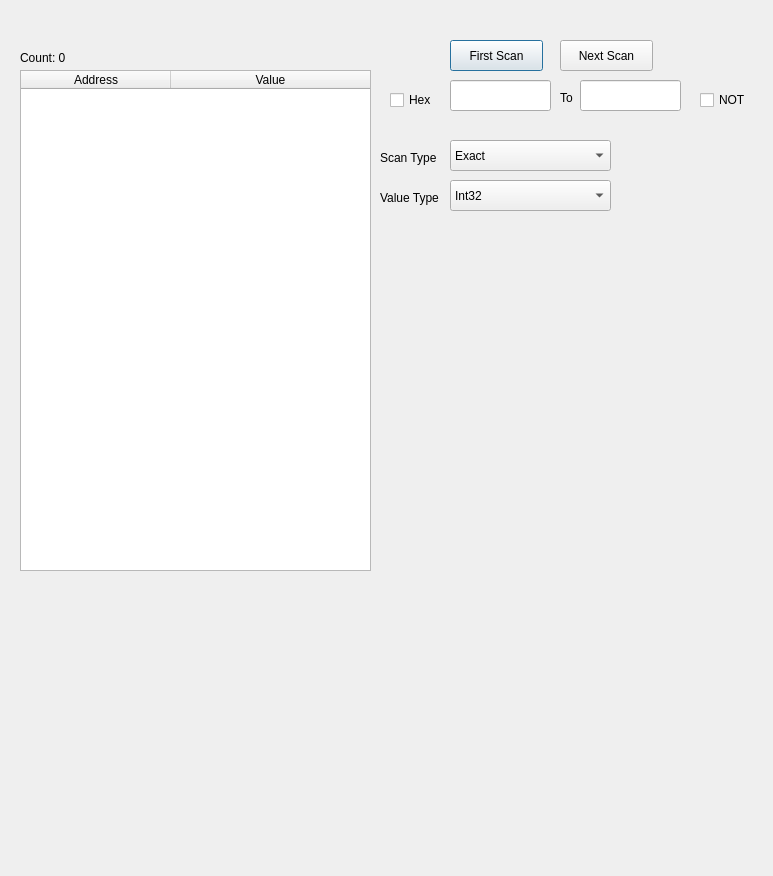
<?xml version="1.0" encoding="UTF-8"?>
<ui version="4.0">
 <class>CheatSearch</class>
 <widget class="QDialog" name="CheatSearch">
  <property name="geometry">
   <rect>
    <x>0</x>
    <y>0</y>
    <width>773</width>
    <height>876</height>
   </rect>
  </property>
  <property name="windowTitle">
   <string>Cheat Search</string>
  </property>
  <widget class="QTableWidget" name="tableFound">
   <property name="geometry">
    <rect>
     <x>20</x>
     <y>70</y>
     <width>351</width>
     <height>501</height>
    </rect>
   </property>
   <property name="columnCount">
    <number>2</number>
   </property>
   <attribute name="horizontalHeaderVisible">
    <bool>true</bool>
   </attribute>
   <attribute name="horizontalHeaderDefaultSectionSize">
    <number>150</number>
   </attribute>
   <attribute name="horizontalHeaderStretchLastSection">
    <bool>true</bool>
   </attribute>
   <attribute name="verticalHeaderVisible">
    <bool>false</bool>
   </attribute>
   <column>
    <property name="text">
     <string>Address</string>
    </property>
   </column>
   <column>
    <property name="text">
     <string>Value</string>
    </property>
   </column>
  </widget>
  <widget class="QLineEdit" name="txtSearch">
   <property name="geometry">
    <rect>
     <x>450</x>
     <y>80</y>
     <width>101</width>
     <height>31</height>
    </rect>
   </property>
  </widget>
  <widget class="QComboBox" name="cbValueType">
   <property name="geometry">
    <rect>
     <x>450</x>
     <y>180</y>
     <width>161</width>
     <height>31</height>
    </rect>
   </property>
   <item>
    <property name="text">
     <string>Int32</string>
    </property>
   </item>
   <item>
    <property name="text">
     <string>Int16</string>
    </property>
   </item>
   <item>
    <property name="text">
     <string>Int8</string>
    </property>
   </item>
   <item>
    <property name="text">
     <string>Float</string>
    </property>
   </item>
   <item>
    <property name="text">
     <string>Double</string>
    </property>
   </item>
  </widget>
  <widget class="QPushButton" name="btnFirstScan">
   <property name="geometry">
    <rect>
     <x>450</x>
     <y>40</y>
     <width>93</width>
     <height>31</height>
    </rect>
   </property>
   <property name="text">
    <string>First Scan</string>
   </property>
  </widget>
  <widget class="QPushButton" name="btnNextScan">
   <property name="geometry">
    <rect>
     <x>560</x>
     <y>40</y>
     <width>93</width>
     <height>31</height>
    </rect>
   </property>
   <property name="text">
    <string>Next Scan</string>
   </property>
  </widget>
  <widget class="QLabel" name="lblCount">
   <property name="geometry">
    <rect>
     <x>20</x>
     <y>50</y>
     <width>241</width>
     <height>16</height>
    </rect>
   </property>
   <property name="text">
    <string>Count: 0</string>
   </property>
  </widget>
  <widget class="QCheckBox" name="chkHex">
   <property name="geometry">
    <rect>
     <x>390</x>
     <y>90</y>
     <width>51</width>
     <height>20</height>
    </rect>
   </property>
   <property name="text">
    <string>Hex</string>
   </property>
  </widget>
  <widget class="QCheckBox" name="chkNot">
   <property name="geometry">
    <rect>
     <x>700</x>
     <y>90</y>
     <width>51</width>
     <height>20</height>
    </rect>
   </property>
   <property name="text">
    <string>NOT</string>
   </property>
  </widget>
  <widget class="QLabel" name="label">
   <property name="geometry">
    <rect>
     <x>380</x>
     <y>190</y>
     <width>71</width>
     <height>16</height>
    </rect>
   </property>
   <property name="text">
    <string>Value Type</string>
   </property>
  </widget>
  <widget class="QComboBox" name="cbScanType">
   <property name="geometry">
    <rect>
     <x>450</x>
     <y>140</y>
     <width>161</width>
     <height>31</height>
    </rect>
   </property>
   <item>
    <property name="text">
     <string>Exact</string>
    </property>
   </item>
   <item>
    <property name="text">
     <string>Bigger Than</string>
    </property>
   </item>
   <item>
    <property name="text">
     <string>Smaller Than</string>
    </property>
   </item>
   <item>
    <property name="text">
     <string>Value Between</string>
    </property>
   </item>
  </widget>
  <widget class="QLabel" name="label_2">
   <property name="geometry">
    <rect>
     <x>380</x>
     <y>150</y>
     <width>71</width>
     <height>16</height>
    </rect>
   </property>
   <property name="text">
    <string>Scan Type</string>
   </property>
  </widget>
  <widget class="QLineEdit" name="txtSearchTo">
   <property name="geometry">
    <rect>
     <x>580</x>
     <y>80</y>
     <width>101</width>
     <height>31</height>
    </rect>
   </property>
  </widget>
  <widget class="QLabel" name="lblTo">
   <property name="geometry">
    <rect>
     <x>560</x>
     <y>90</y>
     <width>16</width>
     <height>16</height>
    </rect>
   </property>
   <property name="text">
    <string>To</string>
   </property>
  </widget>
 </widget>
 <layoutdefault spacing="6" margin="11"/>
 <resources/>
 <connections/>
</ui>
